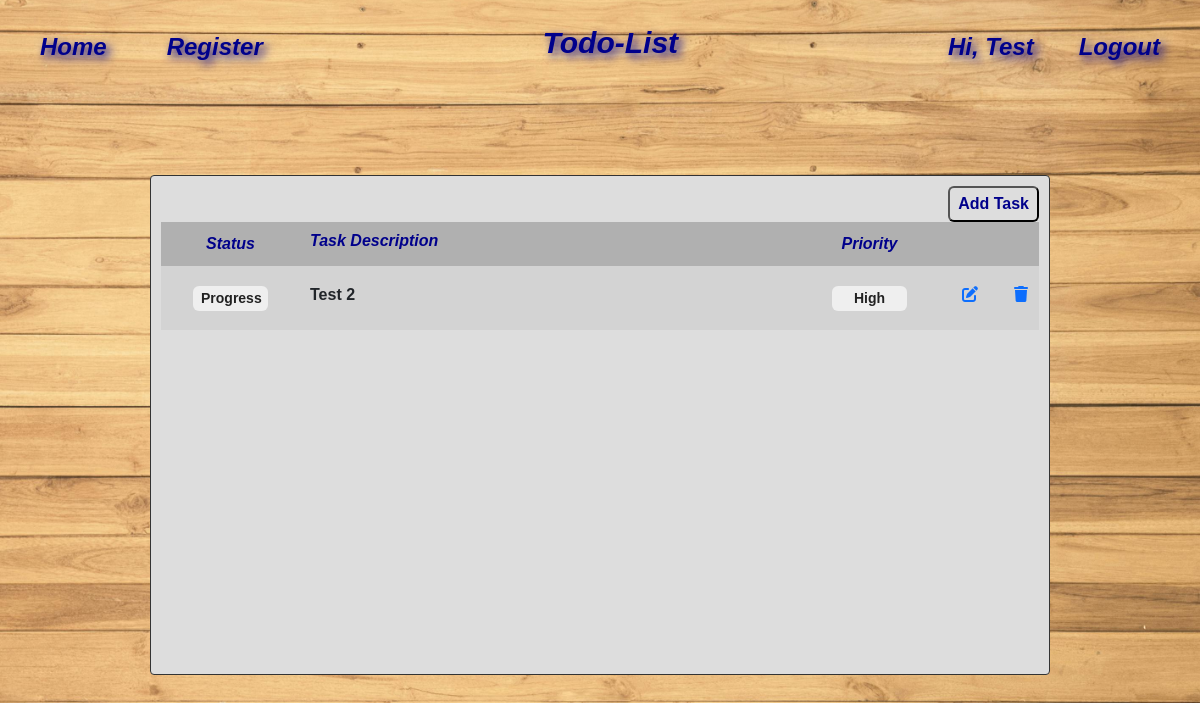
The page /apps/todo (signed in) on the database as committed earlier.
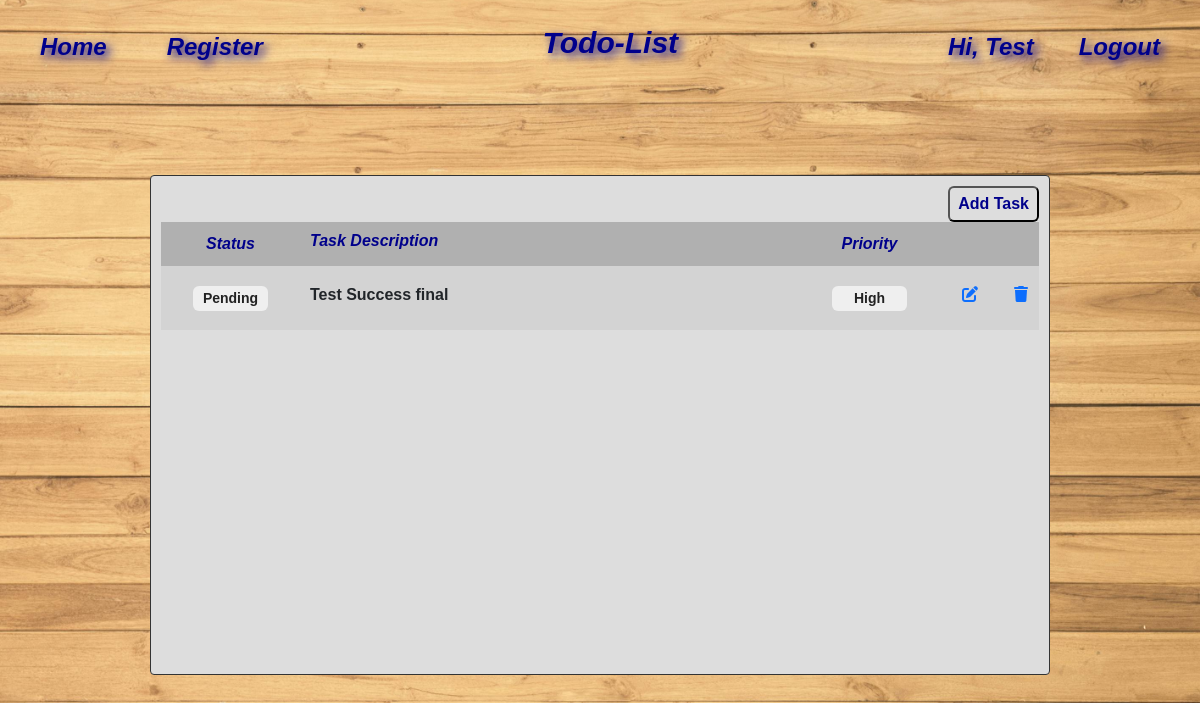
The same page on the database as committed later.
### todo/models.py (models this page shows, shortened)
class TodoList(models.Model):
    user = models.ForeignKey(User, on_delete=models.CASCADE)
    status = models.CharField(max_length=50, default="pending")
    description = models.CharField(max_length=500)
    priority = models.CharField(max_length=50, default="low")
    created_at = models.DateTimeField(auto_now_add=True)

### todo/views.py (the view)
# urls.py: path('apps/', include('todo.urls')),
def todo(request):
    tasks = TodoList.objects.filter(user = request.user)
    return render(request, 'todo.html', {'tasks': tasks})

### templates/todo.html (shortened to what this page needs)
{% extends 'background.html' %}
{% load static %}
{% block page_title %}Todo-List{% endblock %}
{% block content %}
<div class="todo-layout">
    <div style="justify-content: right; text-align:right">
        <button type="button" class="add-button" data-bs-toggle="modal" data-bs-target="#addTaskModal">Add Task</button>
    </div>
    <table id="task-table" class="todo-grid">
        <thead>
            <tr>
                <th>Status</th>
                <th>Task Description</th>
                <th>Priority</th>
                <th></th>
            </tr>
        </thead>
        <tbody>
            {% for task in tasks %}
            <tr id="row-{{ task.id }}" style="background-color: #d3d3d3;">
                <td>
                    <button class="status-button {{ task.status }}-status">{{ task.status }}</button>
                </td>
                <td>
                    <p>{{ task.description }}</p>
                </td>
                <td>
                    <button class="status-button {{ task.priority }}-priority">{{ task.priority }}</button>
                </td>
                <td style="display:flex; align-items:center;">
                    <a href="#" class="btn btn-link" style="margin-right:10px;text-align:center;"
                        data-task-id="{{ task.id }}" id="edit-btn">
                        <i class="fas fa-edit" data-bs-toggle="modal" data-bs-target="#editTaskModal"></i>
                    </a>
                    <a href="#" class="btn btn-link ml-2" id="delete-btn" style="margin-right:10px;text-align:center;"
                        data-task-id="{{ task.id }}">
                        <i class="fas fa-trash" data-bs-toggle="modal" data-bs-target="#deleteTaskModal"></i>
                    </a>
                </td>
            </tr>
            {% endfor %}
        </tbody>
    </table>
</div>
{% endblock %}

Rows that differ between the two databases and show on the page:
removed TodoList: status "Progress", description "Test 2", priority "High"
added TodoList: status "Pending", description "Test Success final", priority "High"
